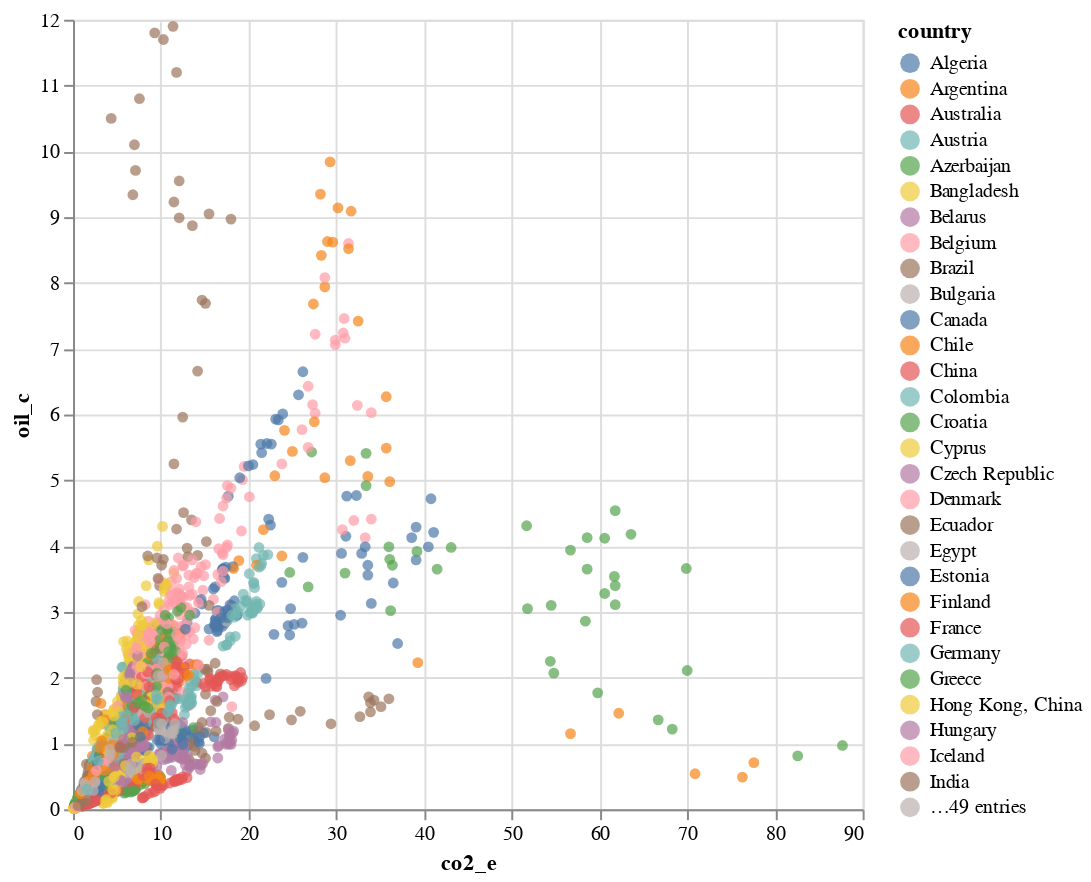

The code cell stored with this chart in its notebook:
### Code cell
# co2_e (co2_emissions_tonnes_per_person) vs oil_c (oil_consumption_per_cap)

create_scatter_plot(train_df, 'co2_e', 'oil_c', 'country')

### Figure 1 — Vega-Lite specification as saved in the notebook (floating-point values rounded to 4 significant figures; data arrays with more than 128 entries replaced by an {"elided": "..."} marker saying what was removed)
{"config": {"view": {"continuousWidth": 300, "continuousHeight": 300}}, "data": {"name": "data-cc28c98d6480f73800f31c53d69a5752"}, "mark": {"type": "circle"}, "encoding": {"color": {"field": "country", "type": "nominal"}, "x": {"field": "co2_e", "type": "quantitative"}, "y": {"field": "oil_c", "type": "quantitative"}}, "height": 400, "width": 400, "$schema": "https://vega.github.io/schema/vega-lite/v5.15.1.json", "datasets": {"data-cc28c98d6480f73800f31c53d69a5752": {"elided": "2676 records"}}}
